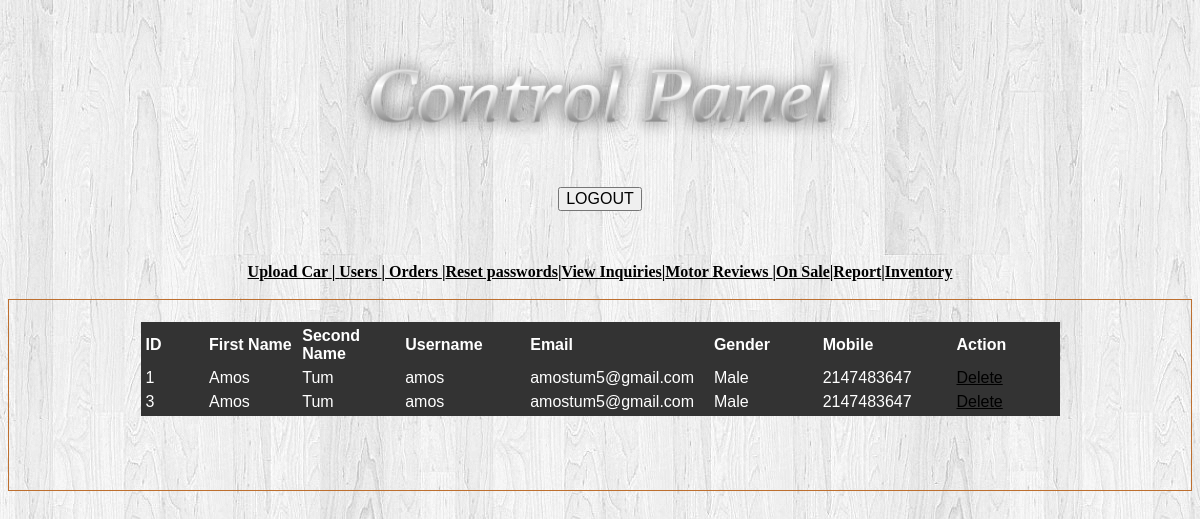
The page /users.php on the database its author committed.
### tables this page shows
CREATE TABLE IF NOT EXISTS `registration` (
  `id` int(30) NOT NULL AUTO_INCREMENT,
  `firstname` text NOT NULL,
  `secondname` text NOT NULL,
  `username` text NOT NULL,
  `pass` text NOT NULL,
  `email` text NOT NULL,
  `gender` text NOT NULL,
  `mobile` int(30) NOT NULL,
  PRIMARY KEY (`id`)
);

### users.php (the view, shortened to what this page needs)
<!DOCTYPE html PUBLIC "-//W3C//DTD XHTML 1.0 Transitional//EN" "http://www.w3.org/TR/xhtml1/DTD/xhtml1-transitional.dtd">
<html xmlns="http://www.w3.org/1999/xhtml">
<?php
$quey1="select * from registration";
$result=mysql_query($quey1) or die(mysql_error());
?>
<head>
<link href="css/style.css" rel="stylesheet" type="text/css" />
</head>
<body>
<div id="templatemo_container">
<div id="templatemo_top_panel">
  <div align="center">
    <table width="197" height="120" border="0" align="center">
    <tr>
      <td><img src="images/coollogo_com-250804822.png" alt="asf" width="528" height="145" /></td>
    </tr>
  </table></p>
  </div>
</div>
<div id="templatemo_content_panel_1">
	<div align="left" class="style8">
	  <div align="center"><a href="Adminlogin.html" class="heading2">
	    <input type="button" value="LOGOUT" class="body_txt" />
	    </a></div>
	</div>
	  <p align="center">&nbsp;</p>
  </div>
  <div id="templatemo_section_1_1">
    <div id="header">
      <div align="center" class="style5">
        <p align="center" class="style1 style6"><span class="style5"><a href="upload.php" class="style9">Upload Car </a><span class="style9">|<a href="users.php" class="style9"> Users  </a>|<a href="orders.php" class="style9"> Orders </a>|<a href="reset.php" class="style9">Reset passwords</a>|<a href="viewinquiries.php" class="style9">View Inquiries</a>|</span></span><a href="viewreviews.php" class="style9">Motor  Reviews </a><a href="onsale.php" class="style9">|On Sale</a><a href="report.php" target="_blank" class="style9">|Report</a><a href="level.php" target="_blank" class="style9">|Inventory</a></p>
	    <div style="border:#bd6f2f solid 1px;padding:4px 6px 2px 6px">
	    <div id="container">
              <table width="919" height="70" border="1" align="center" bordercolor="#333333" bgcolor="#333333" class="style6" >
  <caption>&nbsp;
  </caption>
  <tr>
    <th width="190" bgcolor="#333333"><div align="left" class="style8 style7">ID</div></th>
    <th width="227" bgcolor="#333333"><div align="left" class="style8 style7">First Name </div></th>
	<th width="222" bgcolor="#333333"><div align="left" class="style8 style7">Second Name </div></th>
    <th width="252" bgcolor="#333333"><div align="left" class="style8 style7">Username</div></th>
	<th width="222" bgcolor="#333333"><div align="left" class="style8 style7">Email</div></th>
    <th width="252" bgcolor="#333333"><div align="left" class="style8 style7">Gender</div></th>
	<th width="252" bgcolor="#333333"><div align="left" class="style8 style7">Mobile</div></th>
	<th width="252" bgcolor="#333333"><div align="left" class="style8 style7">Action</div></th>
	</tr>
  <?php
while($row=mysql_fetch_array($result)){
echo "<tr><td>";
echo $row['id'];
echo "</td><td>";
echo $row['firstname'];
echo "</td><td>";
echo $row['secondname'];
echo "</td><td>";
echo $row['username'];
echo "</td><td>";
echo $row['email'];
echo "</td><td>";
echo $row['gender'];
echo "</td><td>";
echo $row['mobile'];
echo "</td>";
echo '<td><a href="delete1.php? firstname='.$row['firstname'].'">Delete</a></td>';
echo "</tr></td>";
}
 echo "</table>";
?>
			  <br />
                <br />
                <br />
          </div>
	  </div>
      </div>
	  </div>
    <div class="cleaner_with_height">&nbsp;</div>
</div>
</div>
</body>
</html>

### css/style.css (style rules this page uses)
body { background:url(../images/white-vintage-background.jpg) no-repeat 50% 0 #000; font-family:Arial, Helvetica, sans-serif; font-size:100%; line-height:1.125em; color:#464646; }
html { min-width:980px; }
html, body { height:100%; }
input, select, textarea { font-family:Arial, Helvetica, sans-serif; font-size:1em; vertical-align:middle; font-weight:normal; }
p { margin-bottom:18px; }
a { color:#000000; outline:none; }

### users.php (style rules this page uses)
.style5 { font-size: 16px }
.style6 { color: #FFFFFF }
.style7 { color: #FFFFFF }
.style9 { color: #000000 }

### rows shown on the page
registration: id "1", firstname "Amos", secondname "Tum", username "amos", email "amostum5@gmail.com", gender "Male", mobile "2147483647"
registration: id "3", firstname "Amos", secondname "Tum", username "amos", email "amostum5@gmail.com", gender "Male", mobile "2147483647"
